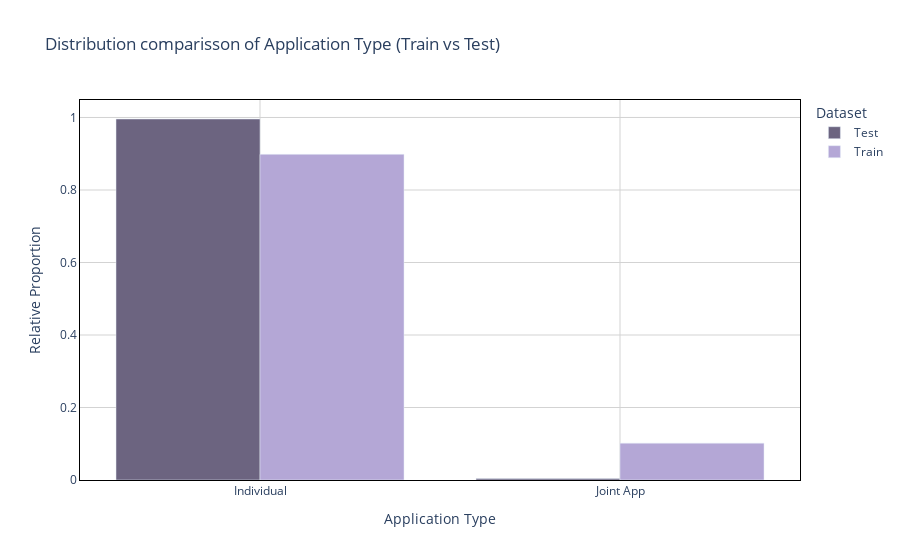

Source (notebook cell):
### Code cell
fig = utils_plot.plot_comparative_distribution_plotly(
    df_train,
    df_test,
    column_name='application_type',
    plot_type='bar', 
    bins=30,        
    color_discrete_sequence=[  '#b4a7d6',  '#6c6480'],
    title_suffix=" - Loan Amount Distribution (Train vs Test)"
)

if fig:
    
    fig.update_layout(
        xaxis_title="Application Type", 
        yaxis_title="Relative Proportion",      
        legend_title="Dataset" ,     
        title= 'Distribution comparisson of Application Type (Train vs Test)'
    )


    fig.show()

### Figure 1 — Plotly figure (JSON) as saved in the notebook; plotly's stock layout.template omitted (floating-point values rounded to 4 significant figures)
{"data": [{"alignmentgroup": "True", "hovertemplate": "Dataset=Test<br>application_type=%{x}<br>Proportion=%{y}<extra></extra>", "legendgroup": "Test", "marker": {"color": "#6c6480", "pattern": {"shape": ""}}, "name": "Test", "offsetgroup": "Test", "orientation": "v", "showlegend": true, "textposition": "auto", "type": "bar", "x": ["Individual", "Joint App"], "xaxis": "x", "y": [0.9958, 0.004152], "yaxis": "y"}, {"alignmentgroup": "True", "hovertemplate": "Dataset=Train<br>application_type=%{x}<br>Proportion=%{y}<extra></extra>", "legendgroup": "Train", "marker": {"color": "#b4a7d6", "pattern": {"shape": ""}}, "name": "Train", "offsetgroup": "Train", "orientation": "v", "showlegend": true, "textposition": "auto", "type": "bar", "x": ["Individual", "Joint App"], "xaxis": "x", "y": [0.8983, 0.1017], "yaxis": "y"}], "layout": {"barmode": "group", "legend": {"title": {"text": "Dataset"}, "tracegroupgap": 0}, "plot_bgcolor": "white", "title": {"text": "Distribution comparisson of Application Type (Train vs Test)"}, "xaxis": {"anchor": "y", "domain": [0, 1], "gridcolor": "lightgrey", "linecolor": "black", "linewidth": 1, "mirror": true, "showline": true, "title": {"text": "Application Type"}}, "yaxis": {"anchor": "x", "domain": [0, 1], "gridcolor": "lightgrey", "linecolor": "black", "linewidth": 1, "mirror": true, "showline": true, "title": {"text": "Relative Proportion"}}}}
